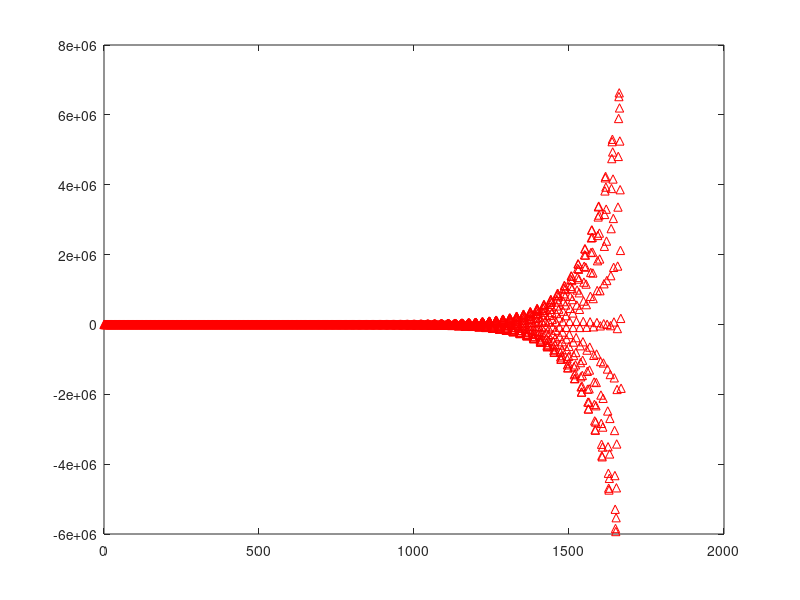

Here is the MATLAB script that generated this plot:
% Configuracion
pkg load control; pkg load signal;
clear; clear all; close all;

% Coeficientes para HFIR- = HFIR2
c = 0.142622;
d = 0.165435;
e = 1.020408;
u = 1.938776;
v = 1.020408;
N = 300;

% Polinomio de la funcion transferencia HFIR+
num_HFIR2 = [-c d zeros(1,N-1) -e];
den_HFIR2 = [1 -u v zeros(1,N)];

% Grafico de la respuesta al impulso
impz(num_HFIR2,den_HFIR2)
